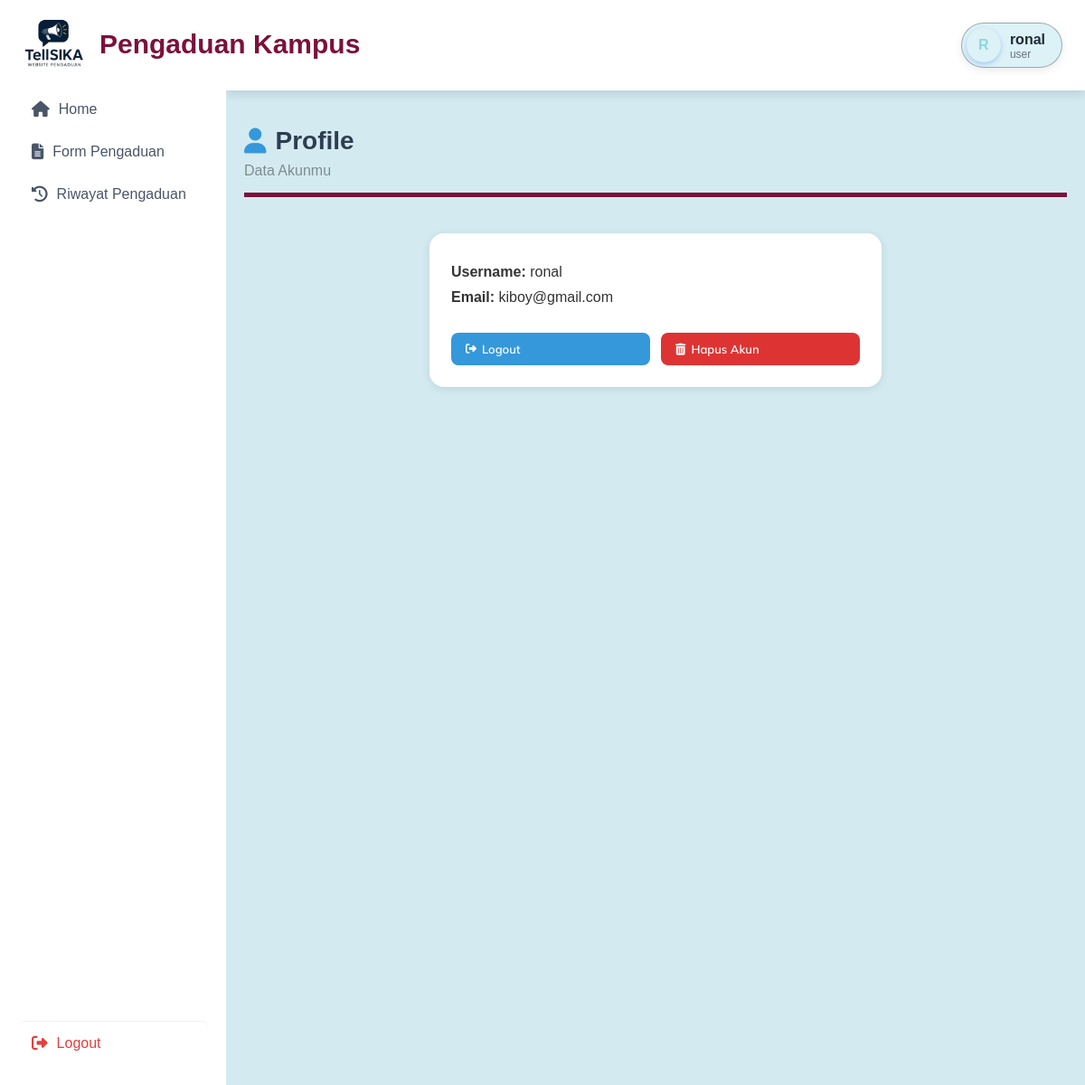
Screenshot of /user/profile.php (signed in) with the database file from the repository.
### tables this page shows
CREATE TABLE `users` (
  `id` int(11) NOT NULL,
  `username` varchar(50) NOT NULL,
  `email` varchar(100) DEFAULT NULL,
  `password` varchar(255) NOT NULL,
  `role` enum('admin','user') DEFAULT 'user'
);

### user/profile.php (the view, shortened to what this page needs)
<?php
include '../config/db.php';
$user_id = $_SESSION['user_id'];
$query = "SELECT * FROM users WHERE id = ?";
$stmt = $conn->prepare($query);
$stmt->bind_param("i", $user_id);
$stmt->execute();
$result = $stmt->get_result();
$user = $result->fetch_assoc();
?>
<!DOCTYPE html>
<html lang="id">
<head>
    <link rel="stylesheet" href="https://cdnjs.cloudflare.com/ajax/libs/font-awesome/6.4.0/css/all.min.css">
    <link rel="stylesheet" href="https://cdn.jsdelivr.net/npm/sweetalert2@11/dist/sweetalert2.min.css">
    <link rel="stylesheet" href="style.css">
</head>
<body>
    <div class="container">
        <div class="sidebar">
            <div class="logo">
                <a href="#">
                    <img src="../Gambar/logo-bg.png" alt="Logo Kampus" class="logo-img">
                </a>
                <span>Pengaduan Kampus</span>
            </div>
            <div class="sidebar-menu">
                <a href="index.php" class="menu-item <?php echo basename($_SERVER['PHP_SELF']) == 'index.php' ? 'active' : ''; ?>">
                    <i class="fas fa-home"></i>
                    <span>Home</span>
                </a>
                <a href="form_pengaduan.php" class="menu-item <?php echo basename($_SERVER['PHP_SELF']) == 'form_pengaduan.php' ? 'active' : ''; ?>">
                    <i class="fas fa-file-alt"></i>
                    <span>Form Pengaduan</span>
                </a>
                <a href="riwayat_pengaduan.php" class="menu-item <?php echo basename($_SERVER['PHP_SELF']) == 'riwayat_pengaduan.php' ? 'active' : ''; ?>">
                    <i class="fas fa-history"></i>
                    <span>Riwayat Pengaduan</span>
                </a>
                <a href="../auth/logout.php" class="menu-item logout" id="logout-link">
                    <i class="fas fa-sign-out-alt"></i>
                    <span>Logout</span>
                </a>
            </div>
        </div>
        <div class="main-content">
            <div class="header">
                <div class="user-profile">
                    <div class="user">
                        <div class="user-avatar">
                            <?php echo strtoupper(substr($user['username'], 0, 1)); ?>
                        </div>
                        <div class="user-info">
                            <span class="username"><?php echo htmlspecialchars($user['username']); ?></span>
                            <span class="user-role"><?php echo htmlspecialchars($user['role']); ?></span>
                        </div>
                    </div>
                </div>
            </div>
        <div class="main-content2">
            <div class="page-header-riwayat">
                <h1><i class="fa-solid fa-user"></i> Profile</h1>
                <p>Data Akunmu</p>
            </div>
            <div class="profile-card">
                <div class="profile-info">
                    <p><strong>Username:</strong> <?= htmlspecialchars($user['username']) ?></p>
                    <p><strong>Email:</strong> <?= htmlspecialchars($user['email']) ?></p>
                </div>
                <div class="profile-actions">
                    <a href="../auth/logout.php" class="btn-view btn-logout" id="logout-btn">
                        <i class="fas fa-sign-out-alt"></i> Logout
                    </a>
                    <a href="hapus_akun.php" class="btn-delete-account" id="hapus-akun-link"> <i class="fas fa-trash-alt"></i> Hapus Akun </a>
                </div>
            </div>
        </div>
    </div>
</body>
</html>

### user/style.css (style rules this page uses)
:root { --primary-color: #7e3af2; --secondary-color: #9f7aea; --light-primary: #f1eaff; --orange: #ff9f43; --yellow: #ffc93c; --grey: #8a909d; --light-grey: #f2f3f8; --dark-grey: #4a5568; --white: #ffffff; --shadow: 0 4px 6px rgba(50, 50, 93, 0.11), 0 1px 3px rgba(0, 0, 0, 0.08); --font-family: 'Poppins', sans-serif; }
* { margin: 0; padding: 0; box-sizing: border-box; font-family: var(--font-family); }
body { background-color: var(--light-grey); overflow-x: hidden; }
.container { display: flex; width: 100%; height: 100vh; }
.sidebar { width: 250px; background-color: var(--white); padding: 20px; min-height: 100vh; display: flex; flex-direction: column; position: relative; z-index: 10; }
.logo { display: flex; align-items: center; gap: 10px; padding-bottom: 3px; white-space: nowrap; color: #7B113A; font-weight:bold; font-size: 30px; margin-top: -10px; }
.logo span { margin-top: -10px; }
.logo-img { height: 80px; width: auto; object-fit: contain; }
.sidebar-menu { display: flex; flex-direction: column; flex-grow: 1; }
.menu-item { display: flex; align-items: center; padding: 12px 15px; border-radius: 8px; margin-bottom: 5px; cursor: pointer; transition: all 0.3s ease; color: var(--dark-grey); text-decoration: none; }
.menu-item i { margin-right: 10px; font-size: 1.1rem; }
.logout { margin-top: auto; border-top: 1px solid var(--light-grey); padding-top: 15px; color: #e53e3e; }
.main-content { flex: 1; overflow-y: auto; }
.main-content2 { flex: 1; padding: 40px 20px; overflow-y: auto; background-color: #8fd6e14f; min-height: 100vh; }
.header { background: #ffffff; padding: 25px 25px; display: flex; justify-content: flex-end; align-items: center; position: sticky; top: 0; z-index: 5; box-shadow: 0 5px 10px rgba(0,0,0,0.1); }
.user-profile { display: flex; justify-content: flex-end; align-items: center; }
.user { display: flex; align-items: center; background-color: #8fd6e14f; border-radius: 40px; padding: 5px 10px 5px 5px; box-shadow: 0 3px 10px rgba(0,0,0,0.08); cursor: pointer; transition: all 0.2s ease; border: 1px solid rgba(0,0,0,0.3); text-decoration: none; }
.user-avatar { width: 38px; height: 38px; background: linear-gradient(135deg, #150E56); border-radius: 50%; display: flex; align-items: center; justify-content: center; color: #8fd6e1; font-weight: bold; font-size: 16px; margin-right: 10px; box-shadow: 0 2px 5px rgba(37, 99, 235, 0.3); }
.user-info { display: flex; flex-direction: column; margin-right: 8px; }
.username { font-weight: 600; color: #1f2937; font-size: 16px; line-height: 1.2; }
.user-role { font-size: 12px; color: #6b7280; line-height: 1; }
::placeholder { color: #bdc3c7; opacity: 1; }
.page-header-riwayat { margin-bottom: 25px; padding-bottom: 15px; border-bottom: 5px solid #7B113A; }
.page-header-riwayat h1 { color: #2c3e50; font-size: 28px; font-weight: 700; margin-bottom: 8px; display: flex; align-items: center; gap: 10px; }
.page-header-riwayat h1 i { color: #3498db; }
.page-header-riwayat p { color: #7f8c8d; font-size: 16px; }
.btn-view { padding: 8px 12px; background-color: #3498db; color: white; border: none; border-radius: 6px; font-family: 'Mulish', sans-serif; font-size: 13px; font-weight: 600; cursor: pointer; display: inline-flex; align-items: center; gap: 6px; transition: all 0.3s ease; text-decoration: none; }
.btn-view i { font-size: 12px; }

### user/profile.php (style rules this page uses)
.profile-card { background: #fff; padding: 24px; border-radius: 16px; box-shadow: 0 2px 10px rgba(0,0,0,0.1); max-width: 500px; margin: 40px auto; font-family: 'Mulish', sans-serif; }
.profile-info p { font-size: 16px; color: #333; margin: 10px 0; }
.profile-actions { margin-top: 30px; display: flex; justify-content: space-between; gap: 12px; }
.profile-actions a { flex: 1; padding: 10px 16px; border-radius: 8px; color: #fff; text-align: center; font-weight: 600; text-decoration: none; transition: background-color 0.3s ease; }
.btn-delete-account { padding: 8px 12px; background-color: #d33; color: white; border: none; border-radius: 6px; font-family: 'Mulish', sans-serif; font-size: 13px; font-weight: 600; cursor: pointer; display: inline-flex; align-items: center; gap: 6px; transition: all 0.3s ease; text-decoration: none; }

### rows the page displays
users: username "R", username "ronal", role "user", email "kiboy@gmail.com"
